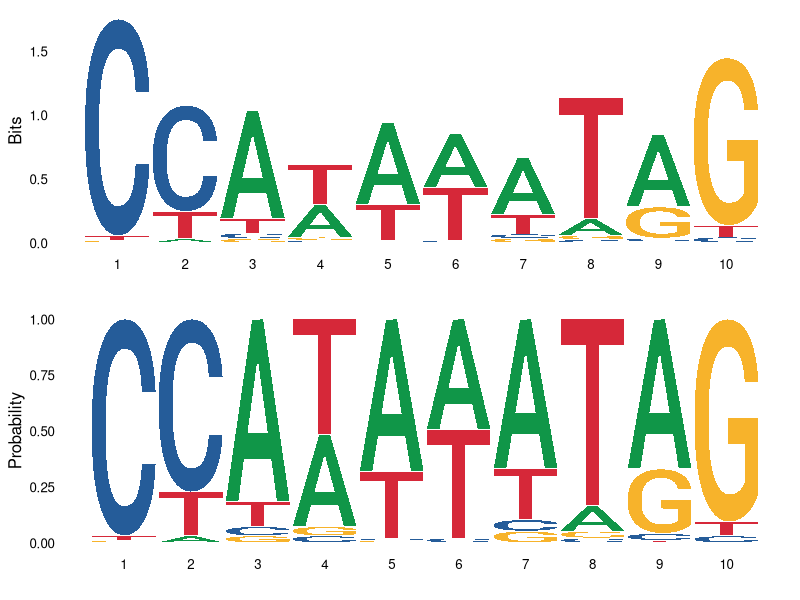

Write the R code that produced this figure.
install.packages("ggseqlogo")
library(ggseqlogo)

data(ggseqlogo_sample)

p1 = ggseqlogo( seqs_dna$MA0001.1, method = 'bits' )
p2 = ggseqlogo( seqs_dna$MA0001.1, method = 'prob' )
gridExtra::grid.arrange(p1, p2)
